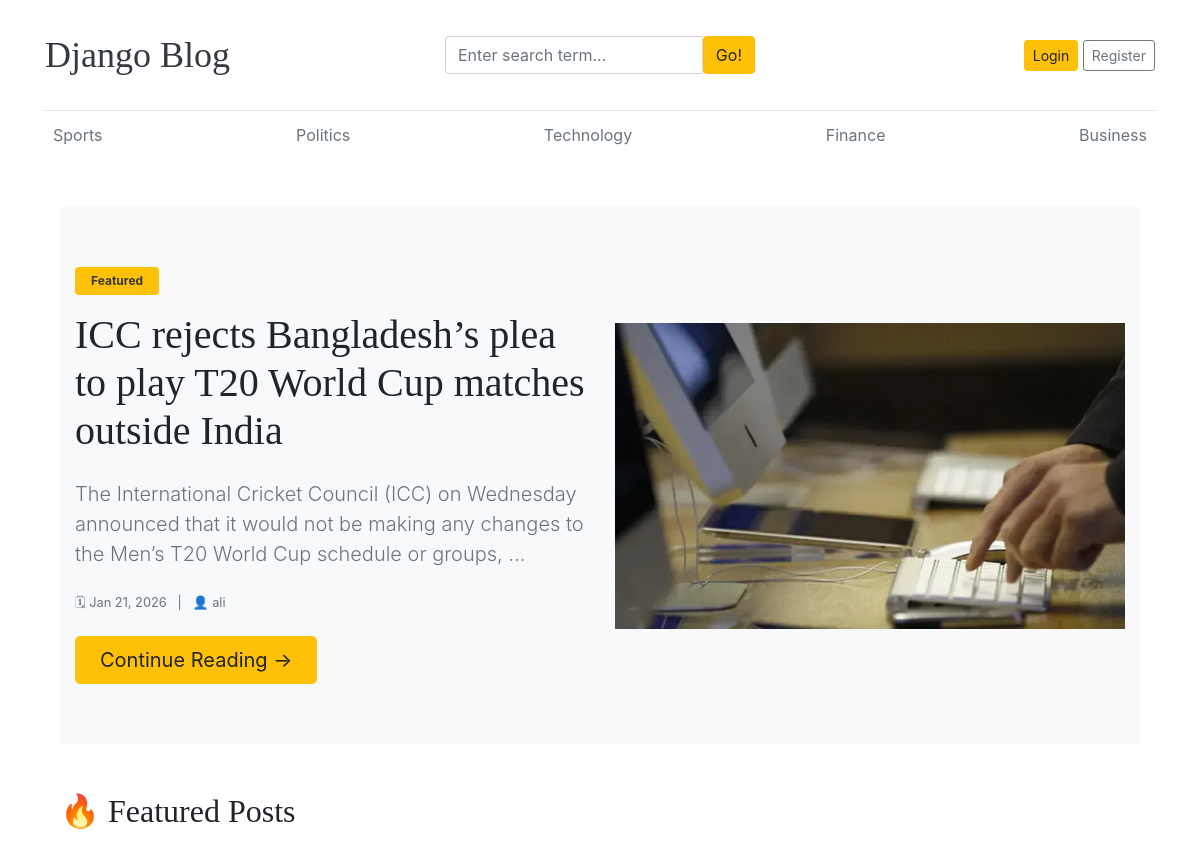
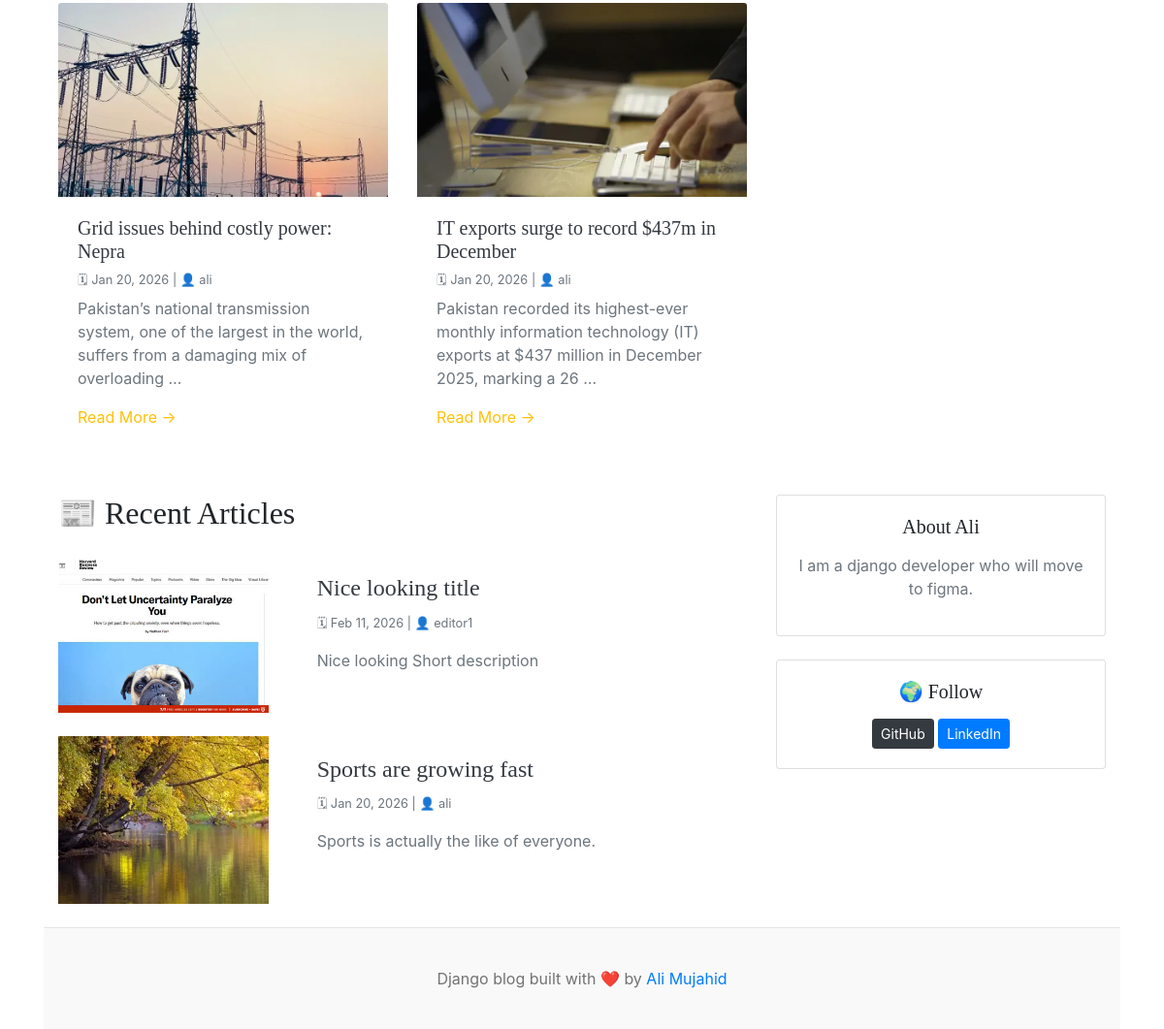
The page / on the database its author committed (2 pictures, top to bottom).
### blogs/models.py (models this page shows, shortened)
class Categories(models.Model):
    category_name = models.CharField(max_length=50, unique=True)
    created_timestamp = models.DateTimeField(auto_now_add=True)
    updated_timestamp = models.DateTimeField(auto_now=True)
    class Meta:
        verbose_name_plural = 'Categories'
    def __str__(self):
        return self.category_name

class Blog(models.Model):
    title = models.CharField(max_length=100)
    slug = models.SlugField(max_length=150 ,unique=True, blank= True)
    category = models.ForeignKey(Categories, on_delete= models.CASCADE)
    author = models.ForeignKey(User , on_delete=models.CASCADE)
    featured_image = models.ImageField(upload_to= 'uploads/%Y/%m/%d')
    short_description = models.TextField(max_length= 500)
    blog_body = models.TextField(max_length= 2000)
    status = models.CharField(choices=STATUS_CHOICES, default="Draft")
    is_featured = models.BooleanField(default= False)
    created_timestamp = models.DateTimeField(auto_now_add=True)
    updated_timestamp = models.DateTimeField(auto_now=True)

### about/models.py (models this page shows, shortened)
class About(models.Model):
    description = models.CharField(max_length=50)
    author = models.ForeignKey(User, on_delete=models.CASCADE)
    github = models.CharField(max_length=50)
    linkedin = models.CharField(max_length=50)
    class Meta:
        verbose_name_plural = "About"

### home/views.py (the view)
# urls.py: path("", views.home_blog, name="home_blog")
def home_blog(request):
    featured_posts = Blog.objects.filter(is_featured = True, status = "Published").order_by('-created_timestamp')
    normal_posts = Blog.objects.all().filter(is_featured=False, status = "Published").order_by('-created_timestamp')
    context = {
        'featured_posts' : featured_posts,
        'normal_posts' : normal_posts,
    }
    template = loader.get_template('home-blogs.html')
    return HttpResponse(template.render(context, request))

### blogs/context_processors.py (called while the page is built)
def get_Categories(request):
    categories = Categories.objects.all()
    return dict(categories=categories)

def get_About(request):
    try:
        about = About.objects.get()
    except:
        about = None
    return dict(about=about)

### home/templates/home-blogs.html (shortened to what this page needs)
{% extends 'base.html' %}
{% block content %}
<div class="container mt-5">
{% for post in featured_posts %}
    {% if forloop.first %}
    <div class="hero-bg mb-5">
      <div class="container">
        <div class="row align-items-center g-5">
            <div class="col-lg-6">
                <span class="badge bg-warning text-dark mb-3 px-3 py-2">
                    Featured
                </span>
                <h1 class="fw-bold display-5 mb-4">
                    {{ post.title }}
                </h1>
                <p class="lead text-muted mb-4">
                    {{ post.short_description|truncatewords:25 }}
                </p>
                <div class="d-flex align-items-center mb-4 text-muted">
                    <small>
                        🗓 {{ post.created_timestamp|date:"M d, Y" }}
                        &nbsp; | &nbsp;
                        👤 {{ post.author }}
                    </small>
                </div>
                <a href="{% url 'blogs' post.slug %}"
                   class="btn btn-warning btn-lg px-4 rounded-pill">
                    Continue Reading →
                </a>
            </div>
            <div class="col-lg-6 text-center">
                <img src="{{ post.featured_image.url }}"
                     alt="{{ post.title }}"
                     class="img-fluid rounded-4 shadow hero-split-img">
            </div>
        </div>
      </div>
    </div>
    {% endif %}
    {% endfor %}
    <div class="d-flex justify-content-between align-items-center mb-4">
        <h2>🔥 Featured Posts</h2>
    </div>
    <div class="row g-4 mb-5">
        {% for post in featured_posts %}
            {% if not forloop.first %}
            <div class="col-md-6 col-lg-4">
                <div class="card border-0 shadow-sm h-100 rounded-4 hover-card">
                    {% if post.featured_image %}
                    <img src="{{ post.featured_image.url }}"
                         class="card-img-top"
                         style="height:200px; object-fit:cover;"
                         alt="{{ post.title }}">
                    {% endif %}
                    <div class="card-body d-flex flex-column">
                        <h5 class="fw-bold">
                            <a href="{% url 'blogs' post.slug %}"
                               class="text-dark text-decoration-none">
                                {{ post.title }}
                            </a>
                        </h5>
                        <small class="text-muted mb-2">
                            🗓 {{ post.created_timestamp|date:"M d, Y" }}
                            | 👤 {{ post.author }}
                        </small>
                        <p class="text-secondary flex-grow-1">
                            {{ post.short_description|truncatewords:18 }}
                        </p>
                        <span class="text-warning fw-semibold">
                            Read More →
                        </span>
                    </div>
                </div>
            </div>
            {% endif %}
        {% endfor %}
    </div>
    <div class="row">
        <div class="col-lg-8">
            <h2 class="fw-bold mb-4">📰 Recent Articles</h2>
            {% for post in normal_posts %}
            <div class="card border-0 shadow-sm mb-4 rounded-4 hover-card">
                <div class="row g-0">
                    {% if post.featured_image %}
                    <div class="col-md-4">
                        <img src="{{ post.featured_image.url }}"
                             class="img-fluid h-100 w-100 rounded-start"
                             style="object-fit:cover;"
                             alt="{{ post.title }}">
                    </div>
                    {% endif %}
                    <div class="col-md-8">
                        <div class="card-body">
                            <h4 class="fw-bold">
                                <a href="{% url 'blogs' post.slug %}"
                                   class="text-dark text-decoration-none">
                                    {{ post.title }}
                                </a>
                            </h4>
                            <small class="text-muted">
                                🗓 {{ post.created_timestamp|date:"M d, Y" }}
                                | 👤 {{ post.author }}
                            </small>
                            <p class="mt-3 text-secondary">
                                {{ post.short_description|truncatewords:25 }}
                            </p>
                        </div>
                    </div>
                </div>
            </div>
            {% endfor %}
        </div>
        <div class="col-lg-4">
            {% if about %}
            <div class="card shadow-sm mb-4 rounded-4">
                <div class="card-body text-center">
                    <h5 class="fw-bold">About {{ about.author|capfirst }}</h5>
                    <p class="text-muted mt-3">
                        {{ about.description }}
                    </p>
                </div>
            </div>
            <div class="card shadow-sm rounded-4">
                <div class="card-body text-center">
                    <h5 class="fw-bold mb-3">🌍 Follow</h5>
                    <a href="{{ about.github }}"
                       target="_blank"
                       class="btn btn-dark btn-sm me-2">
                        GitHub
                    </a>
                    <a href="{{ about.linkedin }}"
                       target="_blank"
                       class="btn btn-primary btn-sm">
                        LinkedIn
                    </a>
                </div>
            </div>
            {% endif %}
        </div>
    </div>
</div>
{% endblock %}

### home/templates/base.html (shortened to what this page needs)
{% load static %}
<!DOCTYPE html>
<html lang="en">
<head>
    <link href="https://getbootstrap.com/docs/4.0/dist/css/bootstrap.min.css" rel="stylesheet">
    <link href="{% static 'css/blog.css' %}" rel="stylesheet">
    <link
      rel="stylesheet"
      href="https://cdn-uicons.flaticon.com/uicons-regular-rounded/css/uicons-regular-rounded.css">
  </head>
<body>
    <div class="container">
      <header class="blog-header py-3">
        <div class="row flex-nowrap justify-content-between align-items-center">
          <div class="col-4">
            <a class="blog-header-logo text-dark" href="/">Django Blog</a>
          </div>
          <div class="col-4">
            <form action="{% url 'search' %}">
                <div class="card-body">
                    <div class="input-group">
                        <input class="form-control" type="text" name="keyword" placeholder="Enter search term..." aria-label="Enter search term..." aria-describedby="button-search" />
                        <button class="btn btn-warning" id="button-search" type="submit">Go!</button>
                    </div>
                </div>
            </form>
          </div>
          <div class="col-4 d-flex justify-content-end align-items-center">
            {% if not user.is_authenticated %}
            <a class="btn btn-sm btn-warning" href="{% url 'login' %}">Login</a> &nbsp;
            <a class="btn btn-sm btn-outline-secondary" href="{% url 'register' %}">Register</a>
            {% else %}
            <a class="btn btn-sm btn-warning" href="{% url 'dashboard' %}">Dashboard</a> &nbsp;
            <a class="btn btn-sm btn-outline-secondary" href="{% url 'logout' %}">Logout</a>
            {% endif %}
          </div>
        </div>
      </header>
      <div class="nav-scroller py-1 mb-2">
        <nav class="nav d-flex justify-content-between">
          {% for category in categories %}
          <a class="p-2 text-muted" href="/category/{{ category|lower }}/">{{ category }}</a>
          {% endfor %}
        </nav>
      </div>
  {% block content %}
  {% endblock %}
<footer class="blog-footer">
  <p>Django blog built with ❤️ by <a href="#">Ali Mujahid</a></p>
</footer>
</body>
</html>

### home/static/css/blog.css (style rules this page uses)
.blog-header { border-bottom: 1px solid #e5e5e5; }
.blog-header-logo { font-family: "Playfair Display", Georgia, "Times New Roman", serif; font-size: 2.25rem; }
h1, h2, h3, h4, h5, h6 { font-family: "Playfair Display", Georgia, "Times New Roman", serif; }
.blog-footer { padding: 2.5rem 0; color: #727272; text-align: center; background-color: #f9f9f9; border-top: .05rem solid #e5e5e5; }
.blog-footer p:last-child { margin-bottom: 0; }

### home/templates/home-blogs.html (style rules this page uses)
.hero-split-img { max-height: 450px; object-fit: cover; }
.hero-bg { background-color: #f8f9fa; padding: 60px 0; }

### rows shown on the page
Categories: category_name "Sports"
Categories: category_name "Politics"
Categories: category_name "Technology"
Categories: category_name "Finance"
Categories: category_name "Business"
Blog: title "ICC rejects Bangladesh’s plea to play T20 World Cup matches outside India", short_description "The International Cricket Council (ICC) on Wednesday announced that it would not be making any changes to the Men’s T20 World Cup schedule or groups, …", created_timestamp "Jan 21, 2026", author "ali", featured_image (picture)
Blog: featured_image (picture), title "Grid issues behind costly power: Nepra", created_timestamp "Jan 20, 2026", author "ali", short_description "Pakistan’s nati­onal transmission system, one of the largest in the world, suffers from a damaging mix of overloading …"
Blog: featured_image (picture), title "IT exports surge to record $437m in December", created_timestamp "Jan 20, 2026", author "ali", short_description "Pakis­tan recorded its highest-ever monthly information technology (IT) exports at $437 million in December 2025, marking a 26 …"
Blog: featured_image (picture), title "Nice looking title", created_timestamp "Feb 11, 2026", author "editor1", short_description "Nice looking Short description"
Blog: featured_image (picture), title "Sports are growing fast", created_timestamp "Jan 20, 2026", author "ali", short_description "Sports is actually the like of everyone."
About: author "Ali", description "I am a django developer who will move to figma."
